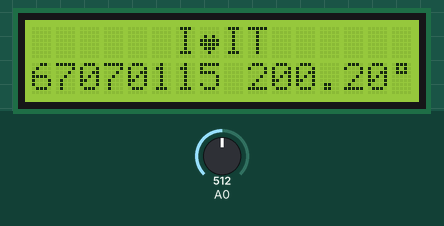
Bench run of a sketch on a simulated Arduino Uno, built with avr-gcc and run on an emulated ATmega328P. Parts: 16×2 character LCD. The test bench sets the inputs (shaded band); at power-on: A0 = 512.

Above: at 1.2 s.
1.3 s: A0 set to 268
At 2.5 s:
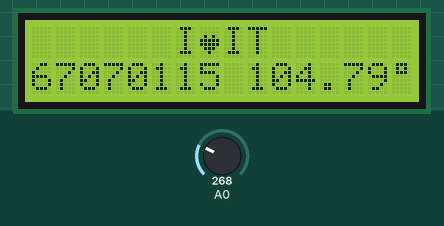
3.6 s: A0 set to 246
At 4.6 s:
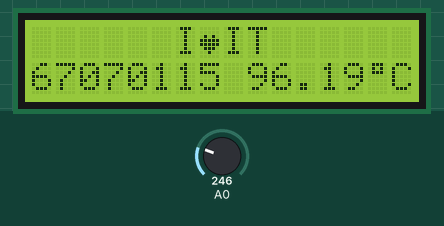
5.6 s: A0 set to 28
At 6.7 s:
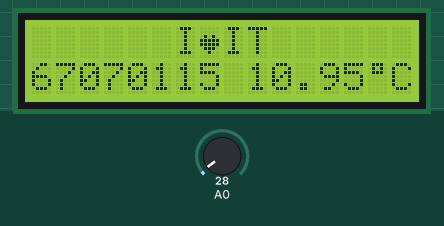
7.6 s: A0 set to 22
At 8.8 s:
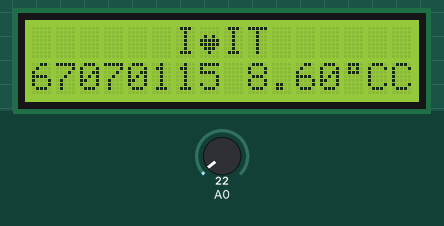
Timing chart, 0 to 10.6 s (numbered marks = the images above; inputs shaded):
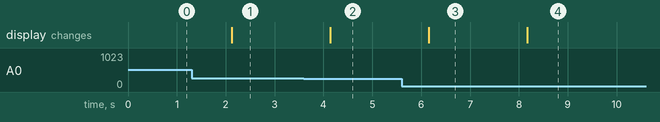

Measured:
- the behaviour switches between 256 and 255 on A0 (found by bisection; images 1 and 2)
- the behaviour switches between 26 and 25 on A0 (found by bisection; images 3 and 4)
- after the input at 1.3 s, the display: changes after 0.82 s (image 1)
- after the input at 3.6 s, the display: changes after 0.54 s (image 2)
- after the input at 5.6 s, the display: changes after 0.55 s (image 3)
- after the input at 7.6 s, the display: changes after 0.57 s (image 4)

The sketch:

Arduino_1.ino
```cpp
#include <LiquidCrystal_I2C.h>

LiquidCrystal_I2C lcd(0x27, 16, 2);

byte heart[8] = {
  B00000,
  B00000,
  B01010,
  B11111,
  B11111,
  B01110,
  B00100,
  B00000
};

byte degree[8] = {
  B01110,
  B01010,
  B01110,
  B00000,
  B00000,
  B00000,
  B00000,
  B00000
};

void setup() {
  lcd.init();
  lcd.backlight();  // เปิดไฟแบ็คไลท์
  lcd.createChar(1, heart);
  lcd.createChar(2, degree);

  lcd.setCursor(6, 0);
  lcd.print("I");
  lcd.setCursor(7, 0);
  lcd.write(byte(1));
  lcd.setCursor(8, 0);
  lcd.print("IT");
  lcd.setCursor(0, 1);
  lcd.print("67070115");
}

void loop() {
  int sensorValue = analogRead(A0);              // อ่านค่าเซนเซอร์
  float voltage = sensorValue * (4  / 1023.0);  // แปลงค่า Analog เป็น Voltage
  float temperatureC = voltage * 100;            // แปลง Voltage เป็น อุณหภูมิ (Celsius)

  lcd.setCursor(9, 1);
  lcd.print(temperatureC, 2);
  lcd.write(byte(2));
  lcd.print("C");

  delay(1000);  // หน่วงเวลา 1 วินาที
}
```
